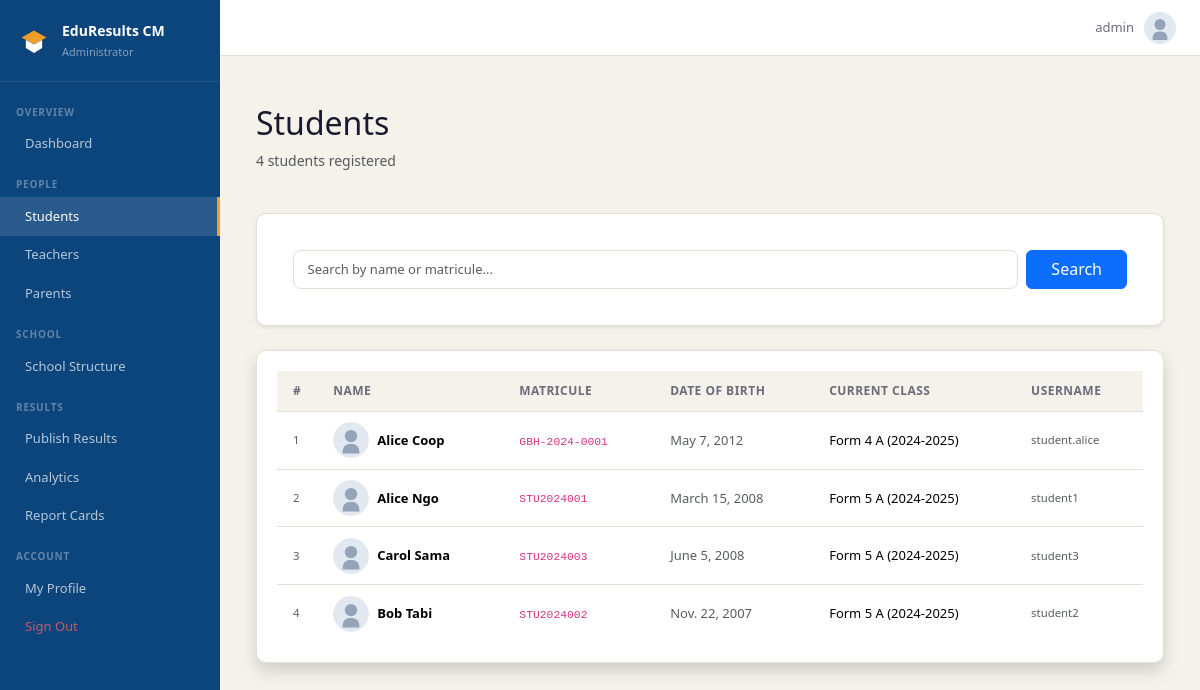
Before: /accounts/manage/students/ (signed in) with the older database file.
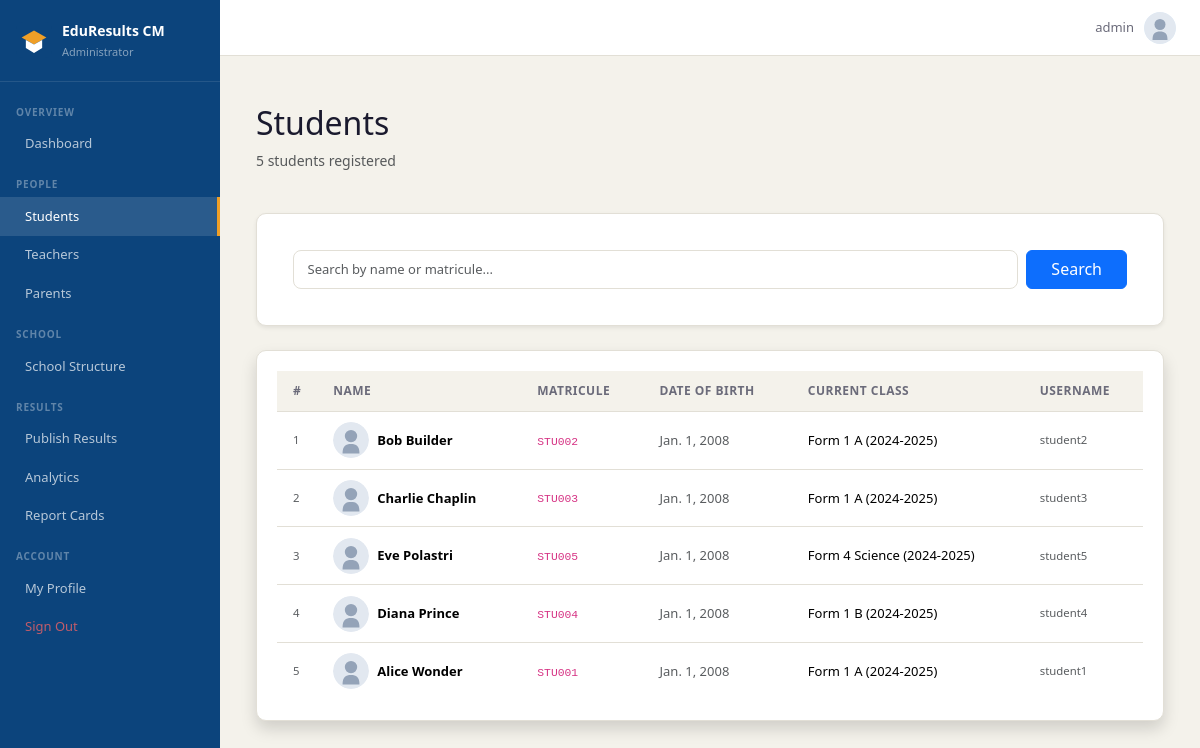
After: the same page with the newer database file.
### accounts/models.py (models this page shows, shortened)
class Student(models.Model):
    user       = models.OneToOneField(User, on_delete=models.CASCADE,
                                      related_name='student_profile')
    matricule  = models.CharField(max_length=20, unique=True)
    date_of_birth = models.DateField(null=True, blank=True)
    photo      = models.ImageField(upload_to=student_photo_upload_to, null=True, blank=True)

class User(AbstractUser):
    ROLE_CHOICES = [
        ('admin',   'Administrator'),
        ('teacher', 'Teacher'),
        ('student', 'Student'),
        ('parent',  'Parent'),
    ]
    role = models.CharField(max_length=10, choices=ROLE_CHOICES, default='student')
    def is_admin(self):   return self.role == 'admin'

### school/models.py (models this page shows, shortened)
class Enrollment(models.Model):
    student       = models.ForeignKey(Student, on_delete=models.CASCADE,
                                      related_name='enrollments')
    class_group   = models.ForeignKey(Class, on_delete=models.CASCADE,
                                      related_name='enrollments')
    academic_year = models.ForeignKey(AcademicYear, on_delete=models.CASCADE)
    class Meta:
        unique_together = ['student', 'academic_year']

class Class(models.Model):
    academic_year = models.ForeignKey(AcademicYear, on_delete=models.CASCADE,
                                      related_name='classes')
    level         = models.CharField(max_length=20, choices=CLASS_LEVELS)
    suffix        = models.CharField(max_length=3, blank=True)   # e.g. "A", "B"
    class_teacher = models.ForeignKey(Teacher, null=True, blank=True,
                                      on_delete=models.SET_NULL,
                                      related_name='class_teacher_of')
    def __str__(self):
        return f"{self.level}{' ' + self.suffix if self.suffix else ''} ({self.academic_year})"
    class Meta:
        ordering = ['academic_year', 'level', 'suffix']
        verbose_name_plural = 'Classes'

class AcademicYear(models.Model):
    label      = models.CharField(max_length=20)        # e.g. "2024-2025"
    start_date = models.DateField()
    end_date   = models.DateField()
    is_active  = models.BooleanField(default=False)
    def __str__(self):
        return self.label
    class Meta:
        ordering = ['-start_date']

### accounts/views.py (the view, shortened to what this page needs)
# urls.py: path('manage/students/', views.manage_students, name='manage_students'),
@login_required
@role_required('admin')
def manage_students(request):
    from school.models import Enrollment
    q = request.GET.get('q', '').strip()
    students = Student.objects.select_related('user')
    students = students.order_by('user__last_name', 'user__first_name').distinct()
    result = []
    for stu in students:
        enr = Enrollment.objects.filter(student=stu).select_related(
            'class_group', 'academic_year'
        ).order_by('-academic_year__start_date').first()
        result.append({'student': stu, 'enrollment': enr})
    return render(request, 'accounts/manage/students.html', {
        'student_rows': result,
        'q': q,
        'total': students.count(),
    })

### templates/accounts/manage/students.html (shortened to what this page needs)
{% extends 'base.html' %}
{% load static %}
{% block nav_students %}active{% endblock %}
{% block content %}
<div class="container mt-4">
    <div class="row mb-4 align-items-center">
        <div class="col">
            <h2>Students</h2>
            <p class="text-muted">{{ total }} student{{ total|pluralize }} registered</p>
        </div>
    </div>
    <div class="card shadow-sm mb-4">
        <div class="card-body">
            <form method="get" class="d-flex gap-2">
                <input type="text" name="q" value="{{ q }}" class="form-control"
                       placeholder="Search by name or matricule...">
                <button type="submit" class="btn btn-primary px-4">
                     Search
                </button>
            </form>
        </div>
    </div>
    <div class="card shadow">
        <div class="card-body p-0">
            <div class="table-responsive">
                <table class="table table-hover mb-0 align-middle text-nowrap">
                    <thead class="table-dark">
                        <tr>
                            <th style="width:40px;">#</th>
                            <th>Name</th>
                            <th>Matricule</th>
                            <th>Date of Birth</th>
                            <th>Current Class</th>
                            <th>Username</th>
                        </tr>
                    </thead>
                    <tbody>
                        {% for row in student_rows %}
                        <tr>
                            <td class="text-muted small">{{ forloop.counter }}</td>
                            <td>
                                <div class="d-flex align-items-center gap-2">
                                    <img src="{% static 'img/default-avatar.svg' %}" alt="Avatar" class="rounded-circle flex-shrink-0" style="width:36px;height:36px;object-fit:cover;">
                                    <span class="fw-bold">{{ row.student.user.get_full_name }}</span>
                                </div>
                            </td>
                            <td><code>{{ row.student.matricule }}</code></td>
                            <td class="text-muted">{{ row.student.date_of_birth|default:"—" }}</td>
                            <td>
                                {% if row.enrollment %}
                                    {{ row.enrollment.class_group }}
                                {% else %}
                                    <span class="text-muted small">Not enrolled</span>
                                {% endif %}
                            </td>
                            <td class="text-muted small">{{ row.student.user.username }}</td>
                        </tr>
                        {% endfor %}
                    </tbody>
                </table>
            </div>
        </div>
    </div>
</div>
{% endblock %}

Changed rows visible on the page:
removed Student: student.user.get_full_name "Alice Coop", student.matricule "GBH-2024-0001", student.date_of_birth "May 7, 2012", enrollment.class_group "Form 4 A (2024-2025)", student.user.username "student.alice"
removed Student: student.user.get_full_name "Alice Ngo", student.matricule "STU2024001", student.date_of_birth "March 15, 2008", enrollment.class_group "Form 5 A (2024-2025)", student.user.username "student1"
removed Student: student.user.get_full_name "Carol Sama", student.matricule "STU2024003", student.date_of_birth "June 5, 2008", enrollment.class_group "Form 5 A (2024-2025)", student.user.username "student3"
removed Student: student.user.get_full_name "Bob Tabi", student.matricule "STU2024002", student.date_of_birth "Nov. 22, 2007", enrollment.class_group "Form 5 A (2024-2025)", student.user.username "student2"
added Student: student.user.get_full_name "Bob Builder", student.matricule "STU002", student.date_of_birth "Jan. 1, 2008", enrollment.class_group "Form 1 A (2024-2025)", student.user.username "student2"
added Student: student.user.get_full_name "Charlie Chaplin", student.matricule "STU003", student.date_of_birth "Jan. 1, 2008", enrollment.class_group "Form 1 A (2024-2025)", student.user.username "student3"
added Student: student.user.get_full_name "Eve Polastri", student.matricule "STU005", student.date_of_birth "Jan. 1, 2008", enrollment.class_group "Form 4 Science (2024-2025)", student.user.username "student5"
added Student: student.user.get_full_name "Diana Prince", student.matricule "STU004", student.date_of_birth "Jan. 1, 2008", enrollment.class_group "Form 1 B (2024-2025)", student.user.username "student4"
added Student: student.user.get_full_name "Alice Wonder", student.matricule "STU001", student.date_of_birth "Jan. 1, 2008", enrollment.class_group "Form 1 A (2024-2025)", student.user.username "student1"
Other visible differences:
{{ total }}: "4" → "5"
